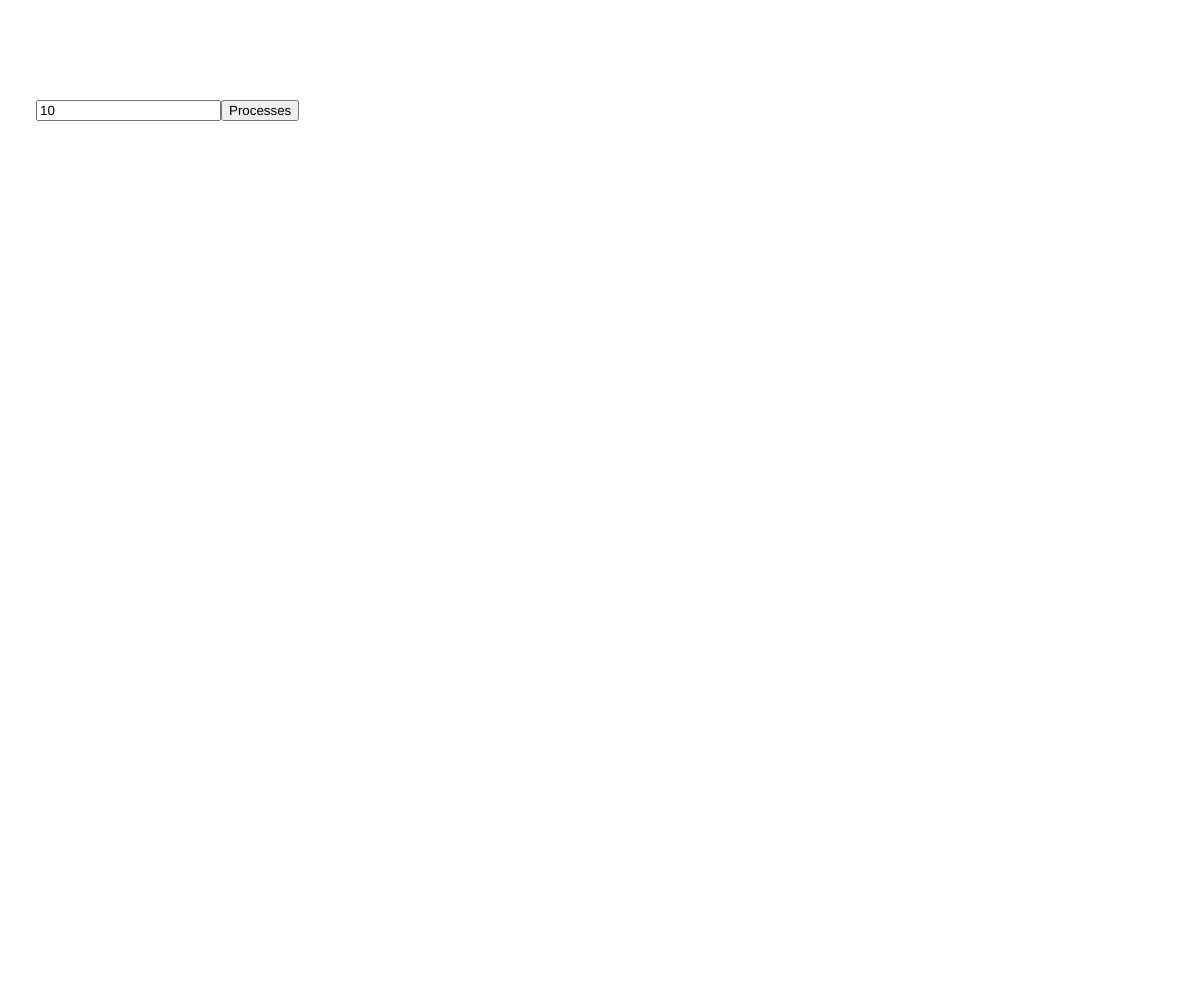
Frame 1 (no input)
Frame 60 (no input): identical to frame 1, image omitted
Frame 120 (the mouse pressed at the canvas centre since frame 60): identical to frame 1, image omitted

The p5.js sketch that drew this single still picture (run headless with seeded random() and noise() and a simulated clock; from frame 60 on, the mouse is pressed at the canvas centre):

// p5.js sketch
// ── sketch.js
//Made by Pedro Caminha

//Global
let height, width
//Inputs from user
let inputProcesses, inputProcessesButton, inputQuantum, inputRunButton, input
let processInfoText = []
let inputProcessesArray = []
//Graphics
let quantum, passedTime, time, length
let board = []
let processesArray = []
function setup() {
	height = windowHeight
	width = windowWidth
	//startx
	board[0] = width*0.2
	//endx
	board[1] = width*0.98
	//starty
	board[2] = height*0.1
	//endy
	board[3] = height*0.98
	//width
	board[4] = board[1]-board[0]
	//height
	board[5] = board[3]-board[2]
	createCanvas(width, height)
	background(255)
	inputProcesses = createInput('10')
	inputProcesses.position(width*0.03, height*0.1)
	inputProcessesButton = createButton('Processes');
	inputProcessesButton.position(inputProcesses.x + inputProcesses.width, inputProcesses.y);
	inputProcessesButton.mousePressed(setNumberOfProcesses);
}

function draw() {
	
}

function setNumberOfProcesses(){
	fill(0)
	for(let i = 1; i<inputProcessesArray.length; i++){
		inputProcessesArray[i].hide()
		processInfoText[i].clear()
		inputQuantum.hide()
		inputRunButton.hide()
		// inputResetButton.hide()
	}
	input = parseInt(inputProcesses.value())
	console.log(processInfoText)
	input = round(max(min(input, 20),1))
	inputProcessesArray = []
	inputProcessesArray[0] = createInput('10')
	inputProcessesArray[0].position(inputProcesses.x, inputProcesses.y+inputProcesses.height)
	processInfoText[0] = text(" Process " + str(String.fromCharCode(65)), inputProcessesButton.x, inputProcesses.y+inputProcesses.height, inputProcessesButton.width, inputProcesses.height)
	for(let i = 1; i<input; i++){
		inputProcessesArray[i] = createInput('10')
		inputProcessesArray[i].position(inputProcesses.x, inputProcessesArray[i-1].y+inputProcesses.height)
		processInfoText[i] = text(" Process " + str(String.fromCharCode(65 + i)), inputProcessesButton.x, inputProcessesArray[i].y, inputProcessesButton.width, inputProcesses.height)
	}
	inputQuantum = createInput('2')
	inputQuantum.position(inputProcesses.x, inputProcessesArray[input-1].y+inputProcesses.height)
	processInfoText[input] = text(" Quantum", inputQuantum.x+inputQuantum.width, inputQuantum.y, inputProcessesButton.width, inputProcesses.height)
	inputRunButton = createButton('RUN');
	inputRunButton.position(inputProcesses.x, inputQuantum.y+inputQuantum.height);
	inputRunButton.mousePressed(start);
	// inputResetButton = createButton('RESET');
	// inputResetButton.position(inputProcesses.x+inputRunButton.width, inputQuantum.y+inputQuantum.height);
	// inputResetButton.mousePressed(run);
}

function start(){
	passedTime = 0

	fill(0)
	rect(board[0]-1, board[2]-1, board[4]+2, board[5]+2);
	fill(255)
	rect(board[0], board[2], board[4], board[5])
	passedTime = 0
	processesArray = []
	time = 0
	heightProcess = board[5]/input
	console.log("PROCESSOS")
	for(let i = 0; i < input; i++){
		processesArray[i] = new process(i, max(inputProcessesArray[i].value(),0), heightProcess)
		console.log("processo " + str(i) + " tempo " + str(inputProcessesArray[i].value()))
		time += int(inputProcessesArray[i].value())
	}
	quantum = min(max(inputQuantum.value(),1),100)
	frameRate(map(quantum, 0, 30, 6, 1))

	run()
}

function run(){
	console.log(time)
	for(let i = 0; i <= time*9; i++){
		length = processesArray[(i)%input].update()
		for(let j = 0; j < input; j++){
			if(j == (i)%input){
				processesArray[j].show(true)
			}else{
				processesArray[j].show(false)
			}
		}
		passedTime += length
	}
}

class process {
	constructor(order, duration, heightProcess) {
		this.duration = duration
		this.order = order
		this.height = heightProcess
		this.color = color(random(0,255), random(0,255),random(0,255))
	}

	update(){
		if(this.duration < quantum){
			let timeVar = this.duration
			console.log(timeVar)
			this.duration = 0
			return map(timeVar, 0, quantum, 0, ((board[4])/time)*quantum)
		}else{
			this.duration -= quantum
			return map(quantum, 0, quantum, 0, ((board[4])/time)*quantum)
		}
	}

	show(paint){
		strokeWeight(0.1)
		stroke(0)

		
		if(paint & this.duration >= 0){
			fill(this.color)
			rect(passedTime+board[0], this.height*this.order+board[2], length, this.height)		
		}else{
			fill(255)
			if(passedTime > board[1]){
				noStroke()
				noFill()
			}
			rect(passedTime+board[0], this.height*this.order+board[2], length, this.height)		
		}
		
	}
}
